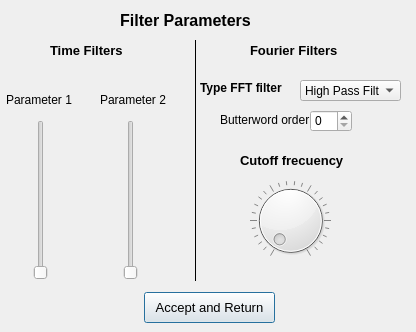
<?xml version="1.0" encoding="UTF-8"?>
<ui version="4.0">
 <class>Parameters</class>
 <widget class="QDialog" name="Parameters">
  <property name="geometry">
   <rect>
    <x>0</x>
    <y>0</y>
    <width>416</width>
    <height>332</height>
   </rect>
  </property>
  <property name="windowTitle">
   <string>Dialog</string>
  </property>
  <widget class="QLabel" name="label">
   <property name="geometry">
    <rect>
     <x>110</x>
     <y>10</y>
     <width>151</width>
     <height>21</height>
    </rect>
   </property>
   <property name="font">
    <font>
     <pointsize>12</pointsize>
     <weight>75</weight>
     <bold>true</bold>
    </font>
   </property>
   <property name="text">
    <string>Filter Parameters</string>
   </property>
   <property name="alignment">
    <set>Qt::AlignCenter</set>
   </property>
  </widget>
  <widget class="QComboBox" name="fftType">
   <property name="geometry">
    <rect>
     <x>300</x>
     <y>80</y>
     <width>101</width>
     <height>21</height>
    </rect>
   </property>
   <item>
    <property name="text">
     <string>High Pass Filter</string>
    </property>
   </item>
   <item>
    <property name="text">
     <string>Low Pass Filter</string>
    </property>
   </item>
  </widget>
  <widget class="QLabel" name="label_2">
   <property name="geometry">
    <rect>
     <x>200</x>
     <y>80</y>
     <width>91</width>
     <height>16</height>
    </rect>
   </property>
   <property name="font">
    <font>
     <pointsize>9</pointsize>
     <weight>75</weight>
     <bold>true</bold>
    </font>
   </property>
   <property name="text">
    <string>Type FFT filter</string>
   </property>
  </widget>
  <widget class="QSlider" name="verticalSlider1">
   <property name="geometry">
    <rect>
     <x>30</x>
     <y>120</y>
     <width>22</width>
     <height>160</height>
    </rect>
   </property>
   <property name="orientation">
    <enum>Qt::Vertical</enum>
   </property>
  </widget>
  <widget class="QSlider" name="verticalSlider2">
   <property name="geometry">
    <rect>
     <x>120</x>
     <y>120</y>
     <width>22</width>
     <height>160</height>
    </rect>
   </property>
   <property name="orientation">
    <enum>Qt::Vertical</enum>
   </property>
  </widget>
  <widget class="Line" name="line">
   <property name="geometry">
    <rect>
     <x>180</x>
     <y>40</y>
     <width>31</width>
     <height>241</height>
    </rect>
   </property>
   <property name="font">
    <font>
     <pointsize>10</pointsize>
     <weight>50</weight>
     <bold>false</bold>
    </font>
   </property>
   <property name="frameShadow">
    <enum>QFrame::Plain</enum>
   </property>
   <property name="orientation">
    <enum>Qt::Vertical</enum>
   </property>
  </widget>
  <widget class="QLabel" name="label_3">
   <property name="geometry">
    <rect>
     <x>250</x>
     <y>40</y>
     <width>101</width>
     <height>20</height>
    </rect>
   </property>
   <property name="font">
    <font>
     <pointsize>10</pointsize>
     <weight>75</weight>
     <bold>true</bold>
    </font>
   </property>
   <property name="text">
    <string>Fourier Filters</string>
   </property>
  </widget>
  <widget class="QDial" name="dial1">
   <property name="geometry">
    <rect>
     <x>240</x>
     <y>180</y>
     <width>101</width>
     <height>81</height>
    </rect>
   </property>
   <property name="autoFillBackground">
    <bool>false</bool>
   </property>
   <property name="wrapping">
    <bool>false</bool>
   </property>
   <property name="notchesVisible">
    <bool>true</bool>
   </property>
  </widget>
  <widget class="QLabel" name="label_4">
   <property name="geometry">
    <rect>
     <x>240</x>
     <y>150</y>
     <width>121</width>
     <height>21</height>
    </rect>
   </property>
   <property name="font">
    <font>
     <pointsize>10</pointsize>
     <weight>75</weight>
     <bold>true</bold>
    </font>
   </property>
   <property name="text">
    <string>Cutoff frecuency</string>
   </property>
  </widget>
  <widget class="QLabel" name="cutoff">
   <property name="geometry">
    <rect>
     <x>270</x>
     <y>270</y>
     <width>51</width>
     <height>20</height>
    </rect>
   </property>
   <property name="font">
    <font>
     <pointsize>10</pointsize>
    </font>
   </property>
   <property name="text">
    <string/>
   </property>
   <property name="alignment">
    <set>Qt::AlignCenter</set>
   </property>
  </widget>
  <widget class="QLabel" name="label_5">
   <property name="geometry">
    <rect>
     <x>50</x>
     <y>40</y>
     <width>81</width>
     <height>21</height>
    </rect>
   </property>
   <property name="font">
    <font>
     <pointsize>10</pointsize>
     <weight>75</weight>
     <bold>true</bold>
    </font>
   </property>
   <property name="text">
    <string>Time Filters</string>
   </property>
  </widget>
  <widget class="QPushButton" name="filtrar">
   <property name="geometry">
    <rect>
     <x>144</x>
     <y>292</y>
     <width>131</width>
     <height>31</height>
    </rect>
   </property>
   <property name="font">
    <font>
     <pointsize>10</pointsize>
     <weight>50</weight>
     <bold>false</bold>
    </font>
   </property>
   <property name="text">
    <string>Accept and Return</string>
   </property>
  </widget>
  <widget class="QLabel" name="label_6">
   <property name="geometry">
    <rect>
     <x>6</x>
     <y>90</y>
     <width>71</width>
     <height>20</height>
    </rect>
   </property>
   <property name="font">
    <font>
     <pointsize>9</pointsize>
    </font>
   </property>
   <property name="text">
    <string>Parameter 1</string>
   </property>
  </widget>
  <widget class="QLabel" name="label_7">
   <property name="geometry">
    <rect>
     <x>100</x>
     <y>90</y>
     <width>71</width>
     <height>20</height>
    </rect>
   </property>
   <property name="font">
    <font>
     <pointsize>9</pointsize>
    </font>
   </property>
   <property name="text">
    <string>Parameter 2</string>
   </property>
  </widget>
  <widget class="QLabel" name="par1">
   <property name="geometry">
    <rect>
     <x>50</x>
     <y>180</y>
     <width>61</width>
     <height>31</height>
    </rect>
   </property>
   <property name="font">
    <font>
     <pointsize>9</pointsize>
    </font>
   </property>
   <property name="text">
    <string/>
   </property>
   <property name="alignment">
    <set>Qt::AlignCenter</set>
   </property>
  </widget>
  <widget class="QLabel" name="par2">
   <property name="geometry">
    <rect>
     <x>140</x>
     <y>180</y>
     <width>61</width>
     <height>31</height>
    </rect>
   </property>
   <property name="font">
    <font>
     <pointsize>9</pointsize>
    </font>
   </property>
   <property name="text">
    <string/>
   </property>
  </widget>
  <widget class="QSpinBox" name="sp">
   <property name="geometry">
    <rect>
     <x>310</x>
     <y>110</y>
     <width>42</width>
     <height>22</height>
    </rect>
   </property>
  </widget>
  <widget class="QLabel" name="label_8">
   <property name="geometry">
    <rect>
     <x>220</x>
     <y>110</y>
     <width>91</width>
     <height>20</height>
    </rect>
   </property>
   <property name="text">
    <string>Butterword order</string>
   </property>
  </widget>
 </widget>
 <resources/>
 <connections/>
</ui>
